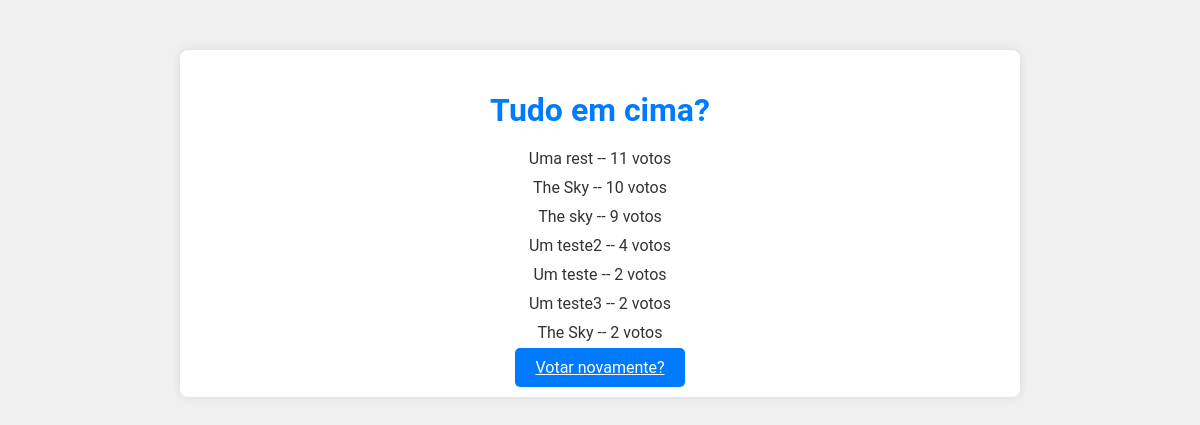
The page /polls/2/results/ on the database as committed earlier.
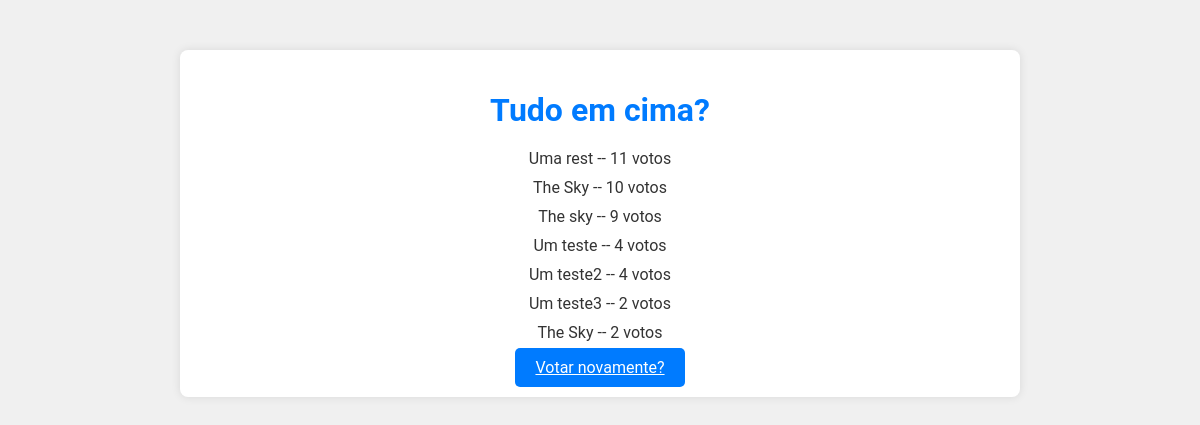
The same page on the database as committed later.
### polls/models.py (models this page shows, shortened)
class Choice(models.Model):
    question = models.ForeignKey(Question, on_delete=models.CASCADE)
    choice_text = models.CharField(max_length=200)
    votes = models.IntegerField(default=0)

### polls/views.py (the view)
# urls.py: path("<int:pk>/results/", views.ResultsView.as_view(), name="results"),
class ResultsView(generic.DetailView):
    model = Question
    template_name = "polls/results.html"
    def get_context_data(self, **kwargs):
        context = super().get_context_data(**kwargs)
        question = self.object
        context['ordered_choices'] = question.choice_set.order_by('-votes')
        return context

### polls/templates/polls/results.html
{% load static %}
<link rel="stylesheet" type="text/css" href="{% static 'css/style.css' %}">
<div class="container">
<h1>{{ question.question_text }}</h1>
<ul>
{% for choice in ordered_choices %}
    <li>{{ choice.choice_text }} -- {{ choice.votes }} voto{{ choice.votes|pluralize  }}</li>
{% endfor %}
</ul>
<a class="btn" href="{% url 'polls:detail' question.id %}"> Votar novamente?</a><br>
</div>

Rows that differ between the two databases and show on the page:
changed Choice "Um teste": votes "2" → "4"; moves up the list
